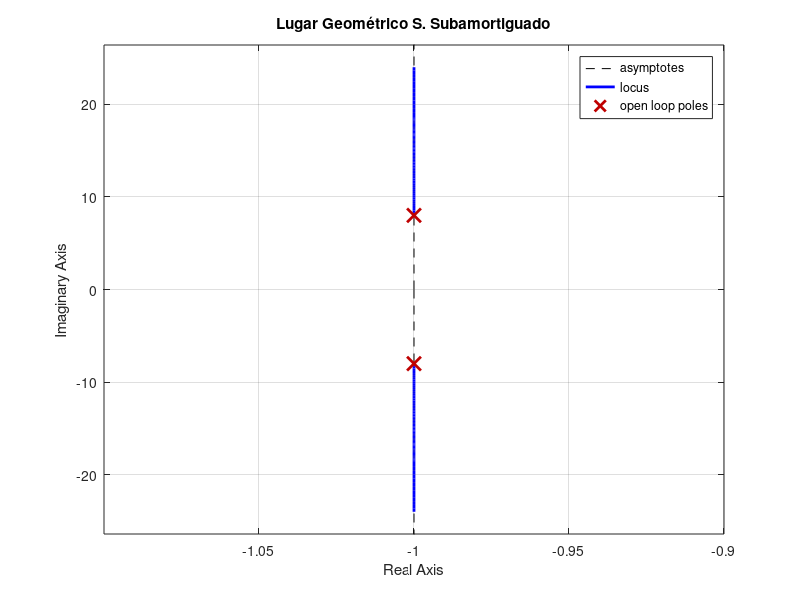

Write MATLAB code to recreate this figure.
clear, clc;
num = [65];
den = [1 2 65];
sys = tf(num,den);

% Gráficando el LGR de la planta
rlocus(sys);
grid on;
title('Lugar Geométrico S. Subamortiguado');